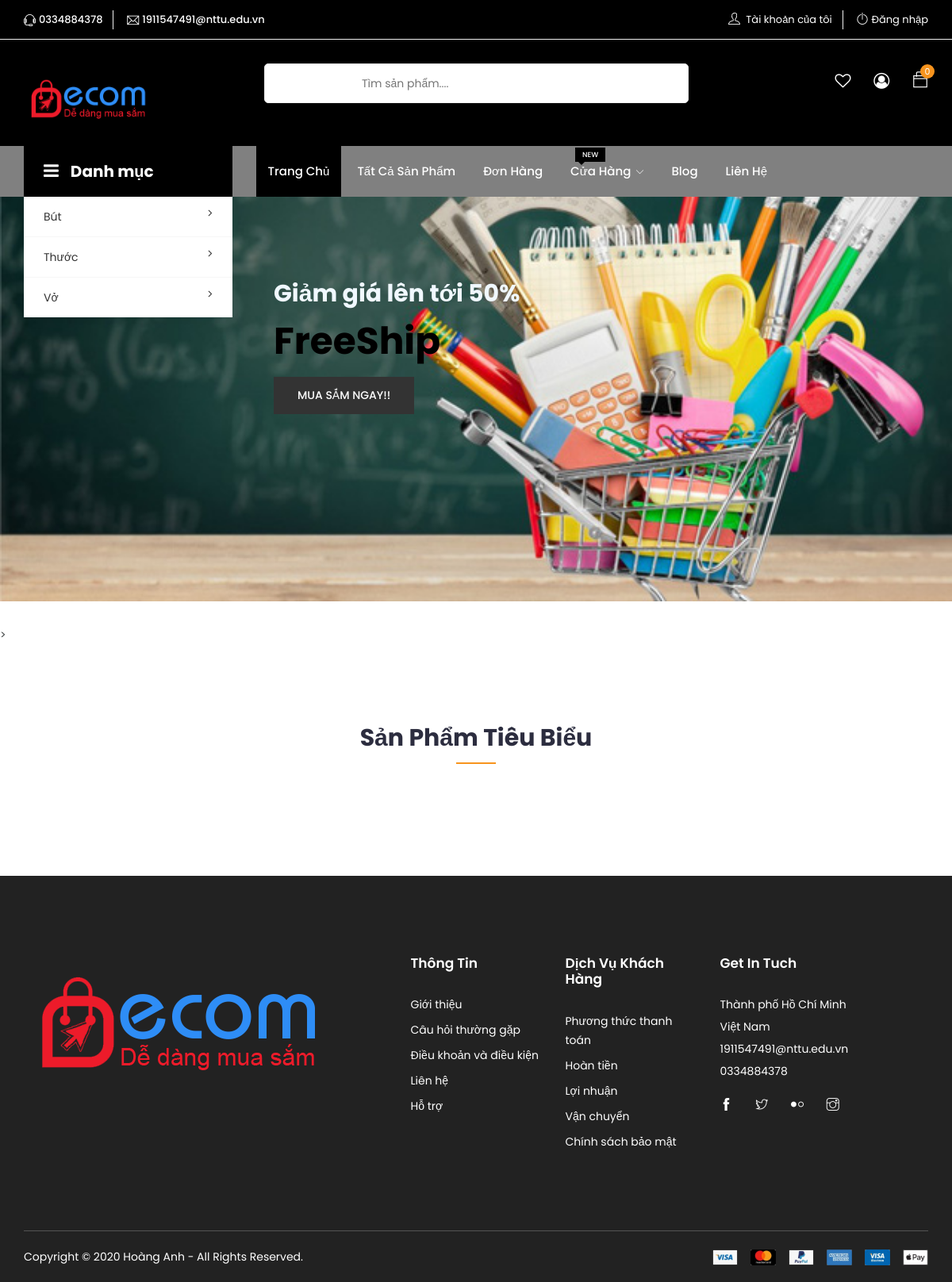
The page / on the database its author committed.
### tables this page shows
CREATE TABLE `cat` (
  `id` int(11) NOT NULL,
  `name` varchar(100) NOT NULL,
  `id_parent` int(11) NOT NULL
);

### index.php (the view, shortened to what this page needs)
<?php require_once 'public/inc/header.php' ?>
<div class="header-inner">
	<div class="container">
		<div class="cat-nav-head">
			<div class="row">
				<div class="col-lg-3">
					<div class="all-category">
						<h3 class="cat-heading"><i class="fa fa-bars" aria-hidden="true"></i>Danh mục</h3>
						<ul class="main-category">
							<?php
							$qr = mysqli_query($conn, "SELECT * FROM `cat` WHERE id_parent = 0");
							while ($row_cat = mysqli_fetch_assoc($qr)) {
							?>
								<li><a href="cat.php?id=<?php echo $row_cat['id'] ?>"><?php echo $row_cat['name'] ?><i class="fa fa-angle-right" aria-hidden="true"></i></a>
								</li>
							<?php
							}
							?>
						</ul>
					</div>
				</div>
				<div class="col-lg-9 col-12">
					<div class="menu-area">
						<?php require_once 'public/inc/navbar.php' ?>
					</div>
				</div>
			</div>
		</div>
	</div>
</div>
</header>
<section class="hero-slider">
	<div class="single-slider" style=" background-image: url('admin/upload/background.jpg');">
		<div class="container">
			<div class="row no-gutters">
				<div class="col-lg-9 offset-lg-3 col-12">
					<div class="text-inner">
						<div class="row">
							<div class="col-lg-7 col-12">
								<div class="hero-text">
									<h1><span style="font-size: 30px; color:aliceblue">Giảm giá lên tới 50%</span>FreeShip</h1>
									<div class="button">
										<a href="shop-grid.php" class="btn">Mua sắm ngay!!</a>
									</div>
								</div>
							</div>
						</div>
					</div>
				</div>
			</div>
		</div>
	</div>
</section>
<section class="small-banner section">
</section>
>
<div class="product-area most-popular section">
	<div class="container">
		<div class="row">
			<div class="col-12">
				<div class="section-title">
					<h2>Sản phẩm tiêu biểu</h2>
				</div>
			</div>
		</div>
		<div class="row" id="load">
			<div class="col-12">
			</div>
		</div>
	</div>
</div>
<?php require_once 'public/inc/footer.php' ?>

### rows shown on the page
cat: name "Bút"
cat: name "Thước"
cat: name "Vở"

### other values the page prints
$number "0"
